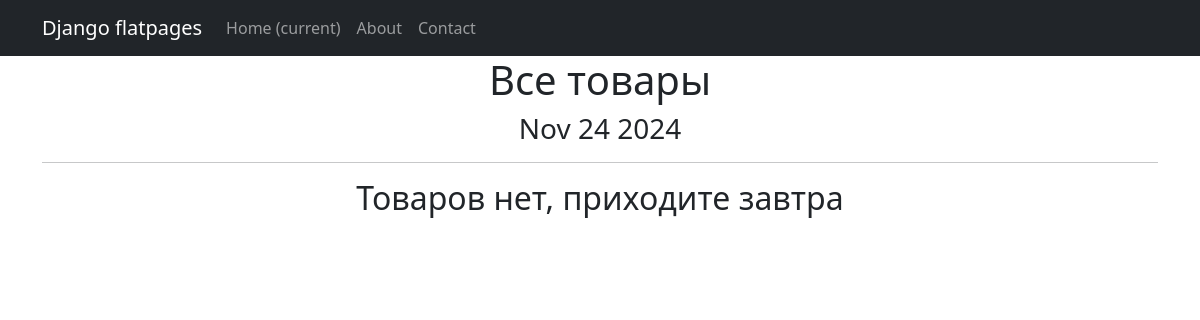
Before: /products/ with the older database file.
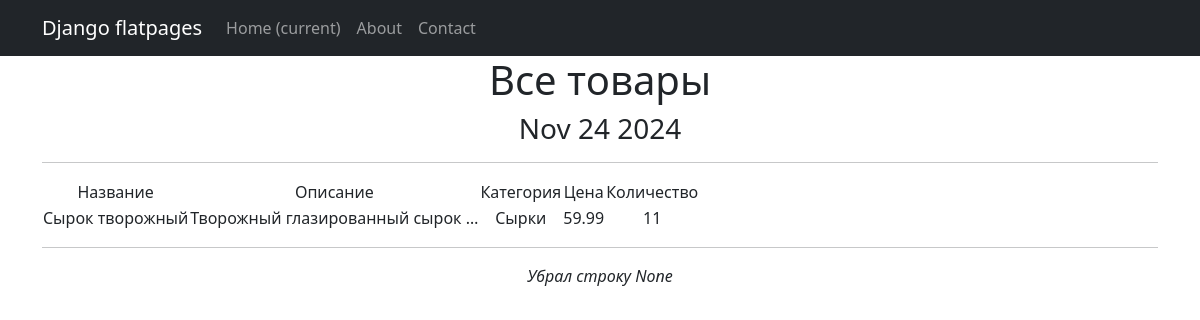
After: the same page with the newer database file.
### simpleapp/models.py (models this page shows, shortened)
class Product(models.Model):
    name = models.CharField(max_length=100, unique=True)
    description = models.TextField()
    quantity = models.IntegerField(default=0, validators=[MinValueValidator(0)])
    category = models.ForeignKey('Category',on_delete=models.CASCADE, related_name='products')
    price = models.FloatField(validators=[MinValueValidator(0.0)])

class Category(models.Model):
    name = models.CharField(max_length=100, unique=True)
    def __str__(self):
        return f'{self.name.title()}'

### simpleapp/views.py (the view)
# urls.py: path('', ProductList.as_view()),
class ProductList(ListView):
    model = Product
    ordering = 'name'
    template_name = 'products.html'
    context_object_name = 'products'
    def get_context_data(self, **kwargs):
        context = super().get_context_data(**kwargs)
        context['time_now'] = datetime.utcnow()
        context['next_sale'] = 'Убрал строку None'
        return context

### templates/products.html (shortened to what this page needs)
{% extends 'flatpages/default.html' %}
{% block content %}
<h1>Все товары</h1>
<h3>{{ time_now|date:'M d Y' }}</h3>
<hr>
    {% if products %}
            <table>
                <tr>
                    <td>Название</td>
                    <td>Описание</td>
                    <td>Категория</td>
                    <td>Цена</td>
                    <td>Количество</td>
                </tr>
                {% for product in products %}
                <tr>
                <td>{{product.name}}</td>
                <td>{{product.description| truncatewords:3}}</td>
                <td>{{product.category}}</td>
                <td>{{product.price}}</td>
                <td>{{product.quantity}}</td>
                </tr>
                {% endfor %}
            </table>
<hr>
<p><em>{{ next_sale|default_if_none:'Чуть позже посмотрим...' }}</em></p>
    {% else %}
        <h2>Товаров нет, приходите завтра</h2>
    {% endif %}
{% endblock content %}

Changed rows visible on the page:
added Product: name "Cырок творожный", description "Творожный глазированный сырок …", category "Сырки", price "59.99", quantity "11"
Other visible differences:
{{ next_sale|default_if_none:'Чуть позже посмотрим...' }}: (not shown) → "Убрал строку None"
text no longer shown: "Товаров нет, приходите завтра"
text now shown: "Название Описание Категория Цена Количество"
